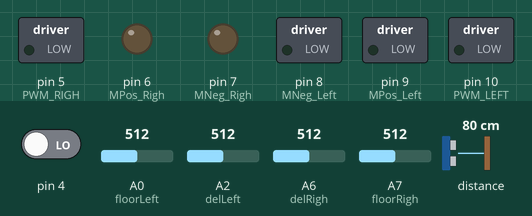
Bench run of a sketch on a simulated Arduino Nano, built with avr-gcc and run on an emulated ATmega328P. Shown: switched loads named in the sketch (green lamp = pin HIGH), output pins drawn as LEDs (lit = HIGH). Dashed ring = blinking. The test bench sets the inputs (shaded band); at power-on: pin 4 LOW, A2 (delLeft) = 512, A6 (delRigh) = 512, A0 (floorLeft) = 512, A7 (floorRigh) = 512, distance to the obstacle 80 cm. The echo pulse lasts 58.3 µs per cm; random numbers use the default seed unless the sketch sets one.

Above: at 1.2 s.
1.3 s: pin 4 driven HIGH
At 1.9 s:
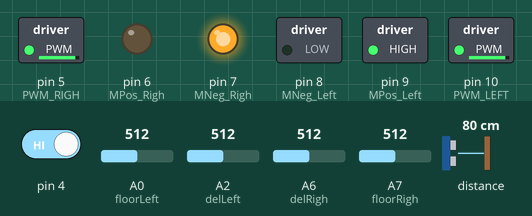
2.8 s: A2 (delLeft) set to 487
At 4.6 s:
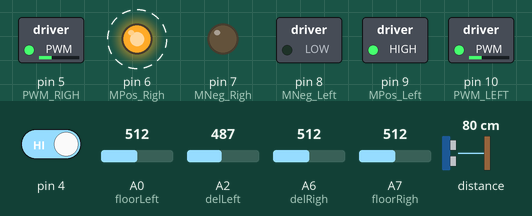
5.8 s: A6 (delRigh) set to 491
At 6.19 s:
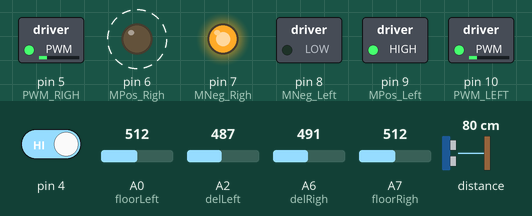
8.8 s: A0 (floorLeft) set to 417
11.8 s: A0 (floorLeft) set to 392
At 12.32 s:
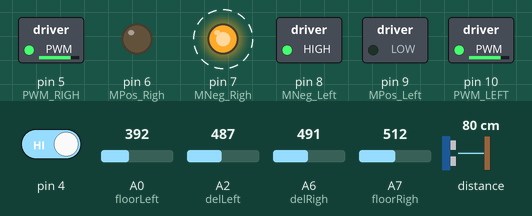
14.8 s: A0 (floorLeft) set to 510
Timing chart, 0 to 18.8 s (numbered marks = the images above; inputs shaded):
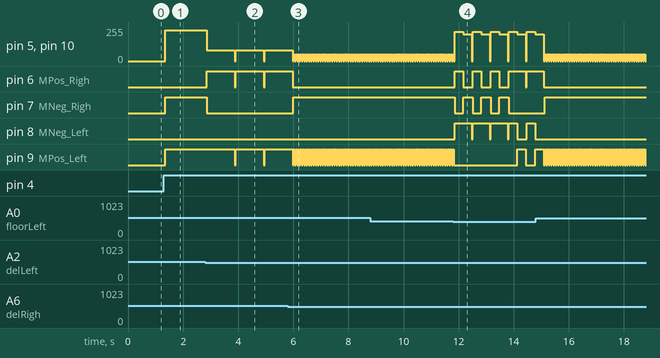

Measured:
- the behaviour switches between 501 and 500 on A2 (delLeft) (found by bisection; images 1 and 2)
- the behaviour switches between 501 and 500 on A6 (delRigh) (found by bisection; images 2 and 3)
- the behaviour switches between 400 and 399 on A0 (floorLeft) (found by bisection; images 3 and 4)
- after the input at 1.3 s, pin 5 (PWM_RIGH), pin 10 (PWM_LEFT): 0/255 → 230/255 after 0.06 s; pin 7 (MNeg_Righ), pin 9 (MPos_Left): LOW → HIGH after 0.06 s
- after the input at 2.8 s, pin 5 (PWM_RIGH), pin 10 (PWM_LEFT): 230/255 → 80/255 after 0.06 s; pin 6 (MPos_Righ): alternates HIGH for 1.0 s and LOW for 0.03 s, starting after 0.06 s; pin 7 (MNeg_Righ): HIGH → LOW after 0.06 s; pin 9 (MPos_Left): alternates HIGH for 1.0 s and LOW for 0.03 s, starting after 1.1 s
- after the input at 5.8 s, pin 7 (MNeg_Righ): LOW → HIGH after 0.21 s
- after the input at 11.8 s, pin 6 (MPos_Righ): goes 3 × (HIGH 0.30 s, LOW 0.35 s), HIGH 0.62 s, LOW 0.03 s, then HIGH, starting after 0.06 s; pin 7 (MNeg_Righ): alternates HIGH for 0.35 s and LOW for 0.30 s, 7 changes in all, then stays LOW, starting after 0.06 s

The sketch:

KillerBoxV1.ino
```cpp
#include <Wire.h>
#include <VL53L0X.h>
VL53L0X sensor;

/*
  Código para el robot mini sumo-- KILLERBOX
  Robot capaz de detectar obstáculos y reaccionar de acuerdo a la situación
  con Sensores de piso para detectar el borde de la arena
  y estrategias para empujar al oponente fuera del ring

  creado por: Victor Becerra--- github: BecerraSoftware
*/

#define delLeft A2
#define delRigh A6

//Cuenta con dos sensores de piso que detectan el color blanco para no salir del ring
#define floorLeft A0
#define floorRigh A7

//Pines de motores
#define MPos_Left 9
#define MNeg_Left 8
#define PWM_LEFT 10

#define MPos_Righ 6
#define MNeg_Righ 7
#define PWM_RIGH 5

//variables de dipswich
const int DipSwith1 =2;
const int DipSwith2 =3;

/*
Variables del sistema del robot
BLANCO==> Del sensor de piso que tan intennso detecta el blanco para determinar que movimiento
se efectua
*/

//sensores de piso
#define BLANCO 400


void setup() {
    //Sensor para vl53x
    Wire.begin();
    if (!sensor.init()) {
    while (1);
  }
  sensor.setTimeout(500);

  sensor.setMeasurementTimingBudget(90000);
  sensor.startContinuous(0);


  //SENSORES
  pinMode(delRigh,INPUT);
  pinMode(delLeft,INPUT);
  //Sensores de piso
  pinMode(floorRigh,INPUT);
  pinMode(floorLeft,INPUT);

  //MOTORES
  pinMode(MPos_Righ, OUTPUT);
  pinMode(MNeg_Righ, OUTPUT);
  pinMode(PWM_RIGH, OUTPUT);

  pinMode(MPos_Left,OUTPUT);
  pinMode(MNeg_Left,OUTPUT);
  pinMode(PWM_LEFT,OUTPUT);
  pinMode(4,INPUT);

  stop();

  //dipswith
  pinMode(DipSwith1,INPUT);
  pinMode(DipSwith2,INPUT);

}

bool DetectaBlanco(int pin){return analogRead(pin)<BLANCO;}
int DetectarPiso(int pin){return analogRead(pin);}
bool DetectarObstaculo(int pin){return analogRead(pin)>500?1:0;}
bool Vl53x(int distancia){return distancia<500?true:false;}
const int DISTANCIA_MAX= 200;

void loop() {
  if (digitalRead(4) == 1) {
     // Botón de inicio
    int distancia = sensor.readRangeContinuousMillimeters();
    bool pisoIzq = DetectaBlanco(floorLeft);
    bool pisoDer = DetectaBlanco(floorRigh);
    bool obstIzq = DetectarObstaculo(delLeft);
    bool obstDer = DetectarObstaculo(delRigh);

    // 🔹 1. EVITAR SALIR DEL DOYO
   if (pisoIzq || pisoDer) {
    Atras(220, 300);            // retrocede
    (random(0, 2) == 0) ? Avanzar(200, 1) : Avanzar(200, 2);
    delay(300);
    stop();
    return;
      }

    // 🔹 2. LÓGICA DE PERSECUCIÓN Y ATAQUE
    if (Vl53x(distancia)) {
      // Si ya ve al enemigo con el VL53X, avanza directo
      Avanzar(255, 0);
      delay(30); // seguridad
      return;
      }

    // Si detecta ambos sensores frontales → enemigo al frente
    if (obstIzq && obstDer) {
      Avanzar(230, 0);
      delay(30);
      return;
      }

    // Si detecta solo el sensor izquierdo → girar hasta verlo con el VL53X
    if (obstIzq && !obstDer) {
      unsigned long startTime = millis();
      while (millis() - startTime < 1000) { // evita que se quede trabado
        Avanzar(80, 2);  // Gira a la izquierda
        int distanciaTemp = sensor.readRangeContinuousMillimeters();
        if (Vl53x(distanciaTemp)) {
          Avanzar(255, 0);
          delay(50);
          break;
        }
        if (DetectaBlanco(floorLeft) || DetectaBlanco(floorRigh)) break; // seguridad
      }
      stop();
      return;
    }

  // Si detecta solo el sensor derecho → girar hasta verlo con el VL53X
    if (obstDer && !obstIzq) {
      unsigned long startTime = millis();
      while (millis() - startTime < 1000) {
        Avanzar(80, 1);  // Gira a la derecha
        int distanciaTemp = sensor.readRangeContinuousMillimeters();
        if (Vl53x(distanciaTemp)) {
          Avanzar(255, 0);
          delay(50);
          break;
        }
        if (DetectaBlanco(floorLeft) || DetectaBlanco(floorRigh)) break;
      }
      stop();
      return;
  }
  // 🔹 3. Si no detecta nada → buscar
    Avanzar(50, 0);
    delay(30);
  }
  else{
  stop();
  delay(30);
  }
  stop();
}


void Avanzar(float velocidad, int opcion){
  /*
 Función Avanzar:
   - velocidad: valor PWM (0 a 255)
   - opcion:
       0 -> ambos motores hacia adelante (avance)
       1 -> giro a la izquierda: motor izquierdo en reversa, motor derecho hacia adelante
       2 -> giro a la derecha: motor izquierdo hacia adelante, motor derecho en reversa
       3 -> giro en el sitio: motores en direcciones opuestas a velocidad moderada
       4 -> rutina cuando vea la linea.
  */
    switch(opcion) {
      case 0:
        //derecha adelante
        digitalWrite(MPos_Left, HIGH);
        digitalWrite(MNeg_Left, LOW);
        analogWrite(PWM_LEFT, velocidad);

        //izquierda adelante
        digitalWrite(MPos_Righ, LOW);
        digitalWrite(MNeg_Righ, HIGH);
        analogWrite(PWM_RIGH, velocidad);
        break;

      case 1: // Giro a la izquierda

        //DERECHA ADELANTE
        digitalWrite(MPos_Left, HIGH);
        digitalWrite(MNeg_Left, LOW);
        analogWrite(PWM_LEFT, velocidad);

         //IZQUIERDA ATRAS
         digitalWrite(MPos_Righ, HIGH);
         digitalWrite(MNeg_Righ, LOW);
         analogWrite(PWM_RIGH, velocidad);
        break;

      case 2:
        //izquierda adelante
        digitalWrite(MPos_Righ, LOW);
        digitalWrite(MNeg_Righ, HIGH);
        analogWrite(PWM_RIGH, velocidad);

        //derecha atras
         digitalWrite(MPos_Left, LOW);
         digitalWrite(MNeg_Left, HIGH);
         analogWrite(PWM_LEFT, velocidad);

        break;

      case 3:
        //izquierda adelante
        digitalWrite(MPos_Left, LOW);
        digitalWrite(MNeg_Left, HIGH);//LOW
        analogWrite(PWM_LEFT, velocidad);

        //derecha atras
        digitalWrite(MPos_Righ, LOW);
        digitalWrite(MNeg_Righ, HIGH);
        analogWrite(PWM_RIGH, velocidad);
        break;
      case 4: {
        Atras(220, 350);
        stop();
        delay(40);
        digitalWrite(MPos_Left, LOW);
        digitalWrite(MNeg_Left, HIGH);//LOW
        analogWrite(PWM_LEFT, velocidad);

        //derecha atras
        digitalWrite(MPos_Righ, LOW);
        digitalWrite(MNeg_Righ, HIGH);
        analogWrite(PWM_RIGH, velocidad);
        return;
      }
  }
  delay(20);  // Pequeño retardo para estabilidad
}
void Atras(float velocidad,int tiempo){
        digitalWrite(MPos_Left, LOW);
        digitalWrite(MNeg_Left, HIGH);
        analogWrite(PWM_LEFT, velocidad);
      //DERCHA ATRAS
        digitalWrite(MPos_Righ, HIGH);
        digitalWrite(MNeg_Righ, LOW);
        analogWrite(PWM_RIGH, velocidad);
        delay(tiempo);
        stop();
}
void stop(){
  digitalWrite(MPos_Left,LOW);
  digitalWrite(MNeg_Left,LOW);
  analogWrite(PWM_LEFT,0);

  digitalWrite(MPos_Righ,LOW);
  digitalWrite(MPos_Righ,LOW);
  analogWrite(PWM_RIGH,0);
}
```
